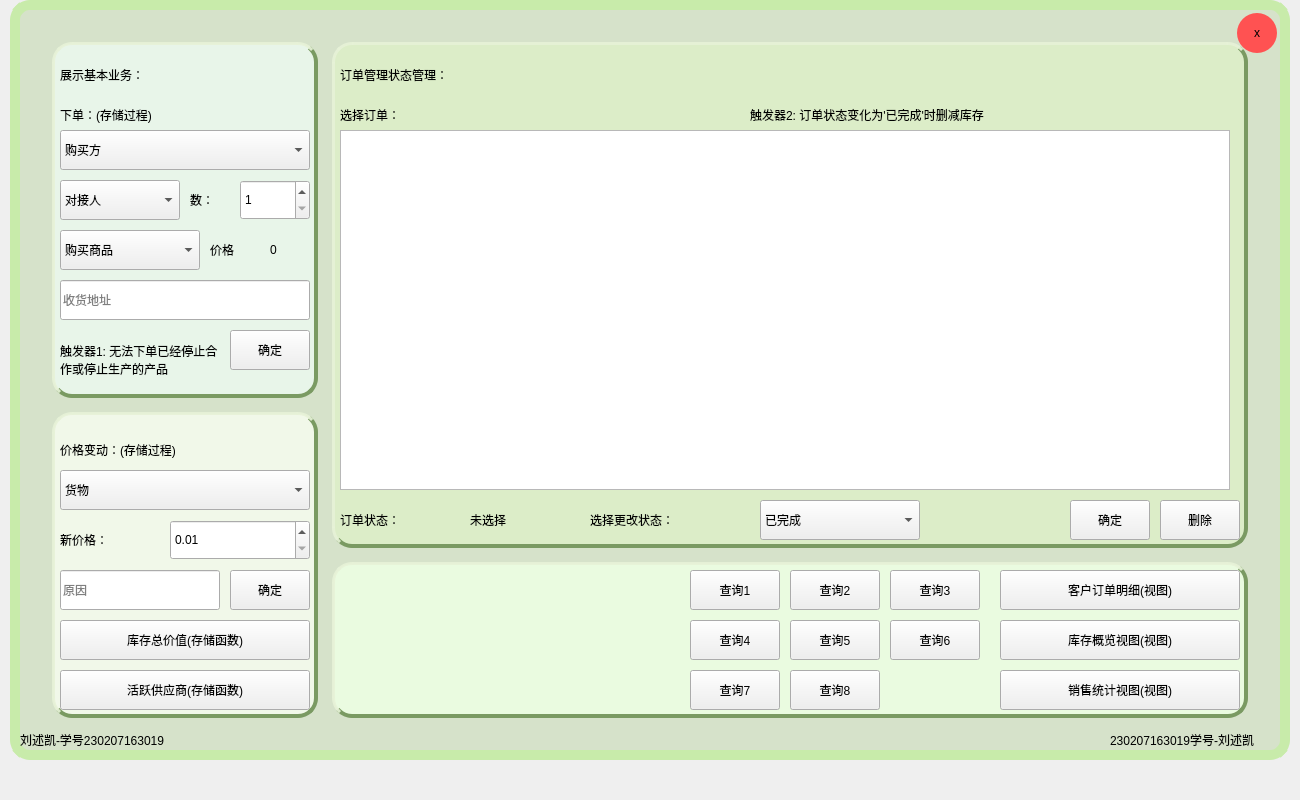
<?xml version="1.0" encoding="UTF-8"?>
<ui version="4.0">
 <class>OsssWindow</class>
 <widget class="QWidget" name="OsssWindow">
  <property name="geometry">
   <rect>
    <x>0</x>
    <y>0</y>
    <width>1300</width>
    <height>800</height>
   </rect>
  </property>
  <property name="windowTitle">
   <string>Form</string>
  </property>
  <property name="styleSheet">
   <string notr="true">font: 18pt &quot;华文楷体&quot; ;</string>
  </property>
  <widget class="QFrame" name="frame">
   <property name="geometry">
    <rect>
     <x>10</x>
     <y>0</y>
     <width>1280</width>
     <height>760</height>
    </rect>
   </property>
   <property name="styleSheet">
    <string notr="true">#frame{
/*background-color: #e0afce91;*/
background-color: rgba(175, 206, 145,100);

border: 10px solid rgb(200, 235, 170);
border-radius: 20px;
}</string>
   </property>
   <property name="frameShape">
    <enum>QFrame::Shape::StyledPanel</enum>
   </property>
   <property name="frameShadow">
    <enum>QFrame::Shadow::Raised</enum>
   </property>
   <widget class="QLabel" name="label_12">
    <property name="geometry">
     <rect>
      <x>10</x>
      <y>730</y>
      <width>170</width>
      <height>20</height>
     </rect>
    </property>
    <property name="styleSheet">
     <string notr="true">font: 12pt &quot;华文楷体&quot;;</string>
    </property>
    <property name="text">
     <string>刘述凯-学号230207163019</string>
    </property>
    <property name="wordWrap">
     <bool>true</bool>
    </property>
   </widget>
   <widget class="QLabel" name="label_13">
    <property name="geometry">
     <rect>
      <x>1100</x>
      <y>730</y>
      <width>170</width>
      <height>20</height>
     </rect>
    </property>
    <property name="styleSheet">
     <string notr="true">font: 12pt &quot;华文楷体&quot;;</string>
    </property>
    <property name="text">
     <string>230207163019学号-刘述凯</string>
    </property>
    <property name="wordWrap">
     <bool>true</bool>
    </property>
   </widget>
   <widget class="QPushButton" name="btn_exit">
    <property name="geometry">
     <rect>
      <x>1227</x>
      <y>13</y>
      <width>40</width>
      <height>40</height>
     </rect>
    </property>
    <property name="styleSheet">
     <string notr="true">

QPushButton {
    /* 基础样式 - 未选中状态（红色） */
	font: 20pt &quot;等线&quot;;
	border-radius: 20px;
	   background-color: #FF5252;  /* 红色 */

}

QPushButton:hover  {
    /* 选中状态（浅红色） */
background-color: #FFCDD2;  /* 浅红色 */
 
}</string>
    </property>
    <property name="text">
     <string>x</string>
    </property>
   </widget>
   <widget class="QFrame" name="frame_2">
    <property name="geometry">
     <rect>
      <x>40</x>
      <y>40</y>
      <width>270</width>
      <height>360</height>
     </rect>
    </property>
    <property name="styleSheet">
     <string notr="true">#frame_2{
    border-radius: 20px;
    
    /* 主边框 */
    border: 1px solid #9cba7f;
    
    /* 模拟内高光 - 使用内边距和背景渐变 */
    padding: 2px;
    background: qlineargradient(x1:0, y1:0, x2:0, y2:1,
                              stop:0 rgba(255,255,255,0.2), 
                              stop:0.5 rgba(255,255,255,0.05),
                              stop:1 rgba(0,0,0,0.05));
    
    /* 立体边框效果 */
    border-top: 3px solid rgba(230, 242, 215, 0.9);
    border-left: 3px solid rgba(230, 242, 215, 0.9);
    border-bottom: 4px solid #7a9a62;
    border-right: 4px solid #7a9a62;
    
    /* 模拟外阴影 - 使用外边距和轮廓 */
    margin: 2px;
    outline: 1px solid rgba(0,0,0,0.1);
	background-color: #E8F5E9;
}

</string>
    </property>
    <property name="frameShape">
     <enum>QFrame::Shape::StyledPanel</enum>
    </property>
    <property name="frameShadow">
     <enum>QFrame::Shadow::Raised</enum>
    </property>
    <widget class="QLabel" name="label">
     <property name="geometry">
      <rect>
       <x>10</x>
       <y>20</y>
       <width>260</width>
       <height>30</height>
      </rect>
     </property>
     <property name="text">
      <string>展示基本业务：</string>
     </property>
    </widget>
    <widget class="QLabel" name="lab_tips_Price">
     <property name="geometry">
      <rect>
       <x>220</x>
       <y>190</y>
       <width>40</width>
       <height>40</height>
      </rect>
     </property>
     <property name="text">
      <string>0</string>
     </property>
    </widget>
    <widget class="QLineEdit" name="le_address">
     <property name="geometry">
      <rect>
       <x>10</x>
       <y>240</y>
       <width>250</width>
       <height>40</height>
      </rect>
     </property>
     <property name="placeholderText">
      <string>收货地址</string>
     </property>
    </widget>
    <widget class="QLabel" name="label_11">
     <property name="geometry">
      <rect>
       <x>10</x>
       <y>290</y>
       <width>160</width>
       <height>60</height>
      </rect>
     </property>
     <property name="styleSheet">
      <string notr="true">font: 12pt &quot;华文楷体&quot;;</string>
     </property>
     <property name="text">
      <string>触发器1: 无法下单已经停止合作或停止生产的产品</string>
     </property>
     <property name="wordWrap">
      <bool>true</bool>
     </property>
    </widget>
    <widget class="QLabel" name="label_5">
     <property name="geometry">
      <rect>
       <x>140</x>
       <y>140</y>
       <width>40</width>
       <height>40</height>
      </rect>
     </property>
     <property name="text">
      <string>数：</string>
     </property>
    </widget>
    <widget class="QComboBox" name="cb_employee">
     <property name="geometry">
      <rect>
       <x>10</x>
       <y>140</y>
       <width>120</width>
       <height>40</height>
      </rect>
     </property>
     <item>
      <property name="text">
       <string>对接人</string>
      </property>
     </item>
    </widget>
    <widget class="QComboBox" name="cb_customer">
     <property name="geometry">
      <rect>
       <x>10</x>
       <y>90</y>
       <width>250</width>
       <height>40</height>
      </rect>
     </property>
     <item>
      <property name="text">
       <string>购买方</string>
      </property>
     </item>
    </widget>
    <widget class="QSpinBox" name="sb_quantity">
     <property name="geometry">
      <rect>
       <x>190</x>
       <y>140</y>
       <width>70</width>
       <height>40</height>
      </rect>
     </property>
     <property name="minimum">
      <number>1</number>
     </property>
    </widget>
    <widget class="QPushButton" name="btn_stoping">
     <property name="geometry">
      <rect>
       <x>180</x>
       <y>290</y>
       <width>80</width>
       <height>40</height>
      </rect>
     </property>
     <property name="text">
      <string>确定</string>
     </property>
    </widget>
    <widget class="QLabel" name="lab_tips_Price_2">
     <property name="geometry">
      <rect>
       <x>160</x>
       <y>190</y>
       <width>50</width>
       <height>40</height>
      </rect>
     </property>
     <property name="text">
      <string>价格</string>
     </property>
    </widget>
    <widget class="QLabel" name="label_2">
     <property name="geometry">
      <rect>
       <x>10</x>
       <y>60</y>
       <width>200</width>
       <height>30</height>
      </rect>
     </property>
     <property name="styleSheet">
      <string notr="true"/>
     </property>
     <property name="text">
      <string>下单：(存储过程)</string>
     </property>
    </widget>
    <widget class="QComboBox" name="cb_product">
     <property name="geometry">
      <rect>
       <x>10</x>
       <y>190</y>
       <width>140</width>
       <height>40</height>
      </rect>
     </property>
     <item>
      <property name="text">
       <string>购买商品</string>
      </property>
     </item>
    </widget>
   </widget>
   <widget class="QFrame" name="frame_3">
    <property name="geometry">
     <rect>
      <x>40</x>
      <y>410</y>
      <width>270</width>
      <height>310</height>
     </rect>
    </property>
    <property name="styleSheet">
     <string notr="true">#frame_3{
border-radius: 20px;
    
    /* 主边框 */
    border: 1px solid #9cba7f;
    
    /* 模拟内高光 - 使用内边距和背景渐变 */
    padding: 2px;
    background: qlineargradient(x1:0, y1:0, x2:0, y2:1,
                              stop:0 rgba(255,255,255,0.2), 
                              stop:0.5 rgba(255,255,255,0.05),
                              stop:1 rgba(0,0,0,0.05));
    
    /* 立体边框效果 */
    border-top: 3px solid rgba(230, 242, 215, 0.9);
    border-left: 3px solid rgba(230, 242, 215, 0.9);
    border-bottom: 4px solid #7a9a62;
    border-right: 4px solid #7a9a62;
    
    /* 模拟外阴影 - 使用外边距和轮廓 */
    margin: 2px;
    outline: 1px solid rgba(0,0,0,0.1);
background-color: #F1F8E9;
}

</string>
    </property>
    <property name="frameShape">
     <enum>QFrame::Shape::StyledPanel</enum>
    </property>
    <property name="frameShadow">
     <enum>QFrame::Shadow::Raised</enum>
    </property>
    <widget class="QPushButton" name="btn_savefun_2">
     <property name="geometry">
      <rect>
       <x>10</x>
       <y>260</y>
       <width>250</width>
       <height>40</height>
      </rect>
     </property>
     <property name="text">
      <string>活跃供应商(存储函数)</string>
     </property>
    </widget>
    <widget class="QLabel" name="label_3">
     <property name="geometry">
      <rect>
       <x>10</x>
       <y>20</y>
       <width>250</width>
       <height>40</height>
      </rect>
     </property>
     <property name="text">
      <string>价格变动：(存储过程)</string>
     </property>
    </widget>
    <widget class="QPushButton" name="btn_update">
     <property name="geometry">
      <rect>
       <x>180</x>
       <y>160</y>
       <width>80</width>
       <height>40</height>
      </rect>
     </property>
     <property name="text">
      <string>确定</string>
     </property>
    </widget>
    <widget class="QDoubleSpinBox" name="sb_newPrice">
     <property name="geometry">
      <rect>
       <x>120</x>
       <y>110</y>
       <width>140</width>
       <height>40</height>
      </rect>
     </property>
     <property name="minimum">
      <double>0.010000000000000</double>
     </property>
    </widget>
    <widget class="QPushButton" name="btn_savefun_1">
     <property name="geometry">
      <rect>
       <x>10</x>
       <y>210</y>
       <width>250</width>
       <height>40</height>
      </rect>
     </property>
     <property name="text">
      <string>库存总价值(存储函数)</string>
     </property>
    </widget>
    <widget class="QLabel" name="label_4">
     <property name="geometry">
      <rect>
       <x>10</x>
       <y>110</y>
       <width>100</width>
       <height>40</height>
      </rect>
     </property>
     <property name="text">
      <string>新价格：</string>
     </property>
    </widget>
    <widget class="QLineEdit" name="le_reason">
     <property name="geometry">
      <rect>
       <x>10</x>
       <y>160</y>
       <width>160</width>
       <height>40</height>
      </rect>
     </property>
     <property name="placeholderText">
      <string>原因</string>
     </property>
    </widget>
    <widget class="QComboBox" name="cb_product_update">
     <property name="geometry">
      <rect>
       <x>10</x>
       <y>60</y>
       <width>250</width>
       <height>40</height>
      </rect>
     </property>
     <item>
      <property name="text">
       <string>货物</string>
      </property>
     </item>
    </widget>
   </widget>
   <widget class="QFrame" name="frame_4">
    <property name="geometry">
     <rect>
      <x>320</x>
      <y>40</y>
      <width>920</width>
      <height>510</height>
     </rect>
    </property>
    <property name="styleSheet">
     <string notr="true">#frame_4{
border-radius: 20px;
    
    /* 主边框 */
    border: 1px solid #9cba7f;
    
    /* 模拟内高光 - 使用内边距和背景渐变 */
    padding: 2px;
    background: qlineargradient(x1:0, y1:0, x2:0, y2:1,
                              stop:0 rgba(255,255,255,0.2), 
                              stop:0.5 rgba(255,255,255,0.05),
                              stop:1 rgba(0,0,0,0.05));
    
    /* 立体边框效果 */
    border-top: 3px solid rgba(230, 242, 215, 0.9);
    border-left: 3px solid rgba(230, 242, 215, 0.9);
    border-bottom: 4px solid #7a9a62;
    border-right: 4px solid #7a9a62;
    
    /* 模拟外阴影 - 使用外边距和轮廓 */
    margin: 2px;
    outline: 1px solid rgba(0,0,0,0.1);
background-color: #DCEDC8 ;
}

</string>
    </property>
    <property name="frameShape">
     <enum>QFrame::Shape::StyledPanel</enum>
    </property>
    <property name="frameShadow">
     <enum>QFrame::Shadow::Raised</enum>
    </property>
    <widget class="QLabel" name="label_10">
     <property name="geometry">
      <rect>
       <x>420</x>
       <y>60</y>
       <width>480</width>
       <height>30</height>
      </rect>
     </property>
     <property name="text">
      <string>触发器2: 订单状态变化为'已完成'时删减库存</string>
     </property>
    </widget>
    <widget class="QPushButton" name="btn_state">
     <property name="geometry">
      <rect>
       <x>740</x>
       <y>460</y>
       <width>80</width>
       <height>40</height>
      </rect>
     </property>
     <property name="text">
      <string>确定</string>
     </property>
    </widget>
    <widget class="QTableView" name="tableView">
     <property name="geometry">
      <rect>
       <x>10</x>
       <y>90</y>
       <width>890</width>
       <height>360</height>
      </rect>
     </property>
     <property name="styleSheet">
      <string notr="true">font: 13pt &quot;华文楷体&quot;;</string>
     </property>
    </widget>
    <widget class="QLabel" name="lab_order_state">
     <property name="geometry">
      <rect>
       <x>140</x>
       <y>460</y>
       <width>110</width>
       <height>40</height>
      </rect>
     </property>
     <property name="text">
      <string>未选择</string>
     </property>
    </widget>
    <widget class="QPushButton" name="btn_del_order">
     <property name="geometry">
      <rect>
       <x>830</x>
       <y>460</y>
       <width>80</width>
       <height>40</height>
      </rect>
     </property>
     <property name="text">
      <string>删除</string>
     </property>
    </widget>
    <widget class="QLabel" name="label_6">
     <property name="geometry">
      <rect>
       <x>10</x>
       <y>20</y>
       <width>210</width>
       <height>30</height>
      </rect>
     </property>
     <property name="text">
      <string>订单管理状态管理：</string>
     </property>
    </widget>
    <widget class="QComboBox" name="cb_select_state">
     <property name="geometry">
      <rect>
       <x>430</x>
       <y>460</y>
       <width>160</width>
       <height>40</height>
      </rect>
     </property>
     <item>
      <property name="text">
       <string>已完成</string>
      </property>
     </item>
     <item>
      <property name="text">
       <string>已发货</string>
      </property>
     </item>
     <item>
      <property name="text">
       <string>待处理</string>
      </property>
     </item>
     <item>
      <property name="text">
       <string>已取消</string>
      </property>
     </item>
    </widget>
    <widget class="QLabel" name="label_7">
     <property name="geometry">
      <rect>
       <x>10</x>
       <y>60</y>
       <width>110</width>
       <height>30</height>
      </rect>
     </property>
     <property name="text">
      <string>选择订单：</string>
     </property>
    </widget>
    <widget class="QLabel" name="label_8">
     <property name="geometry">
      <rect>
       <x>260</x>
       <y>460</y>
       <width>160</width>
       <height>40</height>
      </rect>
     </property>
     <property name="text">
      <string>选择更改状态：</string>
     </property>
    </widget>
    <widget class="QLabel" name="label_9">
     <property name="geometry">
      <rect>
       <x>10</x>
       <y>460</y>
       <width>120</width>
       <height>40</height>
      </rect>
     </property>
     <property name="text">
      <string>订单状态：</string>
     </property>
    </widget>
   </widget>
   <widget class="QFrame" name="frame_5">
    <property name="geometry">
     <rect>
      <x>320</x>
      <y>560</y>
      <width>920</width>
      <height>160</height>
     </rect>
    </property>
    <property name="styleSheet">
     <string notr="true">#frame_5{
border-radius: 20px;
    
    /* 主边框 */
    border: 1px solid #9cba7f;
    
    /* 模拟内高光 - 使用内边距和背景渐变 */
    padding: 2px;
    background: qlineargradient(x1:0, y1:0, x2:0, y2:1,
                              stop:0 rgba(255,255,255,0.2), 
                              stop:0.5 rgba(255,255,255,0.05),
                              stop:1 rgba(0,0,0,0.05));
    
    /* 立体边框效果 */
    border-top: 3px solid rgba(230, 242, 215, 0.9);
    border-left: 3px solid rgba(230, 242, 215, 0.9);
    border-bottom: 4px solid #7a9a62;
    border-right: 4px solid #7a9a62;
    
    /* 模拟外阴影 - 使用外边距和轮廓 */
    margin: 2px;
    outline: 1px solid rgba(0,0,0,0.1);
background-color: #EaFbE0  ;
}

</string>
    </property>
    <property name="frameShape">
     <enum>QFrame::Shape::StyledPanel</enum>
    </property>
    <property name="frameShadow">
     <enum>QFrame::Shadow::Raised</enum>
    </property>
    <widget class="QPushButton" name="btn_show_order_detial">
     <property name="geometry">
      <rect>
       <x>670</x>
       <y>10</y>
       <width>240</width>
       <height>40</height>
      </rect>
     </property>
     <property name="text">
      <string>客户订单明细(视图)</string>
     </property>
    </widget>
    <widget class="QPushButton" name="btn_show_sales_summary">
     <property name="geometry">
      <rect>
       <x>670</x>
       <y>110</y>
       <width>240</width>
       <height>40</height>
      </rect>
     </property>
     <property name="text">
      <string>销售统计视图(视图)</string>
     </property>
    </widget>
    <widget class="QPushButton" name="btn_query_10">
     <property name="geometry">
      <rect>
       <x>460</x>
       <y>110</y>
       <width>90</width>
       <height>40</height>
      </rect>
     </property>
     <property name="text">
      <string>查询8</string>
     </property>
    </widget>
    <widget class="QPushButton" name="btn_query_7">
     <property name="geometry">
      <rect>
       <x>460</x>
       <y>60</y>
       <width>90</width>
       <height>40</height>
      </rect>
     </property>
     <property name="text">
      <string>查询5</string>
     </property>
    </widget>
    <widget class="QPushButton" name="btn_query_9">
     <property name="geometry">
      <rect>
       <x>360</x>
       <y>110</y>
       <width>90</width>
       <height>40</height>
      </rect>
     </property>
     <property name="text">
      <string>查询7</string>
     </property>
    </widget>
    <widget class="QPushButton" name="btn_show_inventory_overview">
     <property name="geometry">
      <rect>
       <x>670</x>
       <y>60</y>
       <width>240</width>
       <height>40</height>
      </rect>
     </property>
     <property name="text">
      <string>库存概览视图(视图)</string>
     </property>
    </widget>
    <widget class="QPushButton" name="btn_query_4">
     <property name="geometry">
      <rect>
       <x>460</x>
       <y>10</y>
       <width>90</width>
       <height>40</height>
      </rect>
     </property>
     <property name="text">
      <string>查询2</string>
     </property>
    </widget>
    <widget class="QPushButton" name="btn_query_8">
     <property name="geometry">
      <rect>
       <x>560</x>
       <y>60</y>
       <width>90</width>
       <height>40</height>
      </rect>
     </property>
     <property name="text">
      <string>查询6</string>
     </property>
    </widget>
    <widget class="QPushButton" name="btn_query_3">
     <property name="geometry">
      <rect>
       <x>360</x>
       <y>10</y>
       <width>90</width>
       <height>40</height>
      </rect>
     </property>
     <property name="text">
      <string>查询1</string>
     </property>
    </widget>
    <widget class="QPushButton" name="btn_query_6">
     <property name="geometry">
      <rect>
       <x>360</x>
       <y>60</y>
       <width>90</width>
       <height>40</height>
      </rect>
     </property>
     <property name="text">
      <string>查询4</string>
     </property>
    </widget>
    <widget class="QPushButton" name="btn_query_5">
     <property name="geometry">
      <rect>
       <x>560</x>
       <y>10</y>
       <width>90</width>
       <height>40</height>
      </rect>
     </property>
     <property name="text">
      <string>查询3</string>
     </property>
    </widget>
   </widget>
  </widget>
 </widget>
 <resources/>
 <connections/>
</ui>
